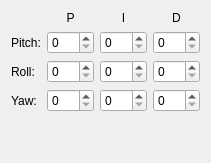
      <widget class="QWidget" name="tabStabilization">
       <attribute name="title">
        <string>Stabilization</string>
       </attribute>
       <layout class="QGridLayout" name="gridLayout">
        <item row="4" column="0">
         <widget class="QLabel" name="labelYaw">
          <property name="sizePolicy">
           <sizepolicy hsizetype="Fixed" vsizetype="Preferred">
            <horstretch>0</horstretch>
            <verstretch>0</verstretch>
           </sizepolicy>
          </property>
          <property name="text">
           <string>Yaw:</string>
          </property>
          <property name="textFormat">
           <enum>Qt::PlainText</enum>
          </property>
         </widget>
        </item>
        <item row="5" column="0">
         <spacer name="verticalSpacer">
          <property name="orientation">
           <enum>Qt::Vertical</enum>
          </property>
          <property name="sizeHint" stdset="0">
           <size>
            <width>10</width>
            <height>40</height>
           </size>
          </property>
         </spacer>
        </item>
        <item row="4" column="3">
         <widget class="QSpinBox" name="spinYaw_D">
          <property name="accelerated">
           <bool>true</bool>
          </property>
          <property name="maximum">
           <number>255</number>
          </property>
         </widget>
        </item>
        <item row="4" column="1">
         <widget class="QSpinBox" name="spinYaw_P">
          <property name="accelerated">
           <bool>true</bool>
          </property>
          <property name="maximum">
           <number>255</number>
          </property>
         </widget>
        </item>
        <item row="0" column="1">
         <widget class="QLabel" name="labelP">
          <property name="toolTip">
           <string>Proportional (depends on current error)</string>
          </property>
          <property name="frameShape">
           <enum>QFrame::NoFrame</enum>
          </property>
          <property name="text">
           <string>P</string>
          </property>
          <property name="textFormat">
           <enum>Qt::PlainText</enum>
          </property>
          <property name="alignment">
           <set>Qt::AlignCenter</set>
          </property>
         </widget>
        </item>
        <item row="0" column="2">
         <widget class="QLabel" name="labelI">
          <property name="toolTip">
           <string>Integral (accumulation of past errors)</string>
          </property>
          <property name="text">
           <string>I</string>
          </property>
          <property name="textFormat">
           <enum>Qt::PlainText</enum>
          </property>
          <property name="alignment">
           <set>Qt::AlignCenter</set>
          </property>
         </widget>
        </item>
        <item row="4" column="2">
         <widget class="QSpinBox" name="spinYaw_I">
          <property name="accelerated">
           <bool>true</bool>
          </property>
          <property name="maximum">
           <number>255</number>
          </property>
         </widget>
        </item>
        <item row="0" column="3">
         <widget class="QLabel" name="labelD">
          <property name="toolTip">
           <string>Derivative (prediction of future errors, based on current rate of change)</string>
          </property>
          <property name="text">
           <string>D</string>
          </property>
          <property name="textFormat">
           <enum>Qt::PlainText</enum>
          </property>
          <property name="alignment">
           <set>Qt::AlignCenter</set>
          </property>
         </widget>
        </item>
        <item row="3" column="0">
         <widget class="QLabel" name="labelRoll">
          <property name="sizePolicy">
           <sizepolicy hsizetype="Fixed" vsizetype="Preferred">
            <horstretch>0</horstretch>
            <verstretch>0</verstretch>
           </sizepolicy>
          </property>
          <property name="text">
           <string>Roll:</string>
          </property>
          <property name="textFormat">
           <enum>Qt::PlainText</enum>
          </property>
         </widget>
        </item>
        <item row="2" column="0">
         <widget class="QLabel" name="labelPitch">
          <property name="sizePolicy">
           <sizepolicy hsizetype="Fixed" vsizetype="Preferred">
            <horstretch>0</horstretch>
            <verstretch>0</verstretch>
           </sizepolicy>
          </property>
          <property name="text">
           <string>Pitch:</string>
          </property>
          <property name="textFormat">
           <enum>Qt::PlainText</enum>
          </property>
         </widget>
        </item>
        <item row="3" column="1">
         <widget class="QSpinBox" name="spinRoll_P">
          <property name="accelerated">
           <bool>true</bool>
          </property>
          <property name="maximum">
           <number>255</number>
          </property>
         </widget>
        </item>
        <item row="3" column="2">
         <widget class="QSpinBox" name="spinRoll_I">
          <property name="accelerated">
           <bool>true</bool>
          </property>
          <property name="maximum">
           <number>255</number>
          </property>
         </widget>
        </item>
        <item row="3" column="3">
         <widget class="QSpinBox" name="spinRoll_D">
          <property name="accelerated">
           <bool>true</bool>
          </property>
          <property name="maximum">
           <number>255</number>
          </property>
         </widget>
        </item>
        <item row="2" column="1">
         <widget class="QSpinBox" name="spinPitch_P">
          <property name="accelerated">
           <bool>true</bool>
          </property>
          <property name="maximum">
           <number>255</number>
          </property>
         </widget>
        </item>
        <item row="2" column="2">
         <widget class="QSpinBox" name="spinPitch_I">
          <property name="accelerated">
           <bool>true</bool>
          </property>
          <property name="maximum">
           <number>255</number>
          </property>
         </widget>
        </item>
        <item row="2" column="3">
         <widget class="QSpinBox" name="spinPitch_D">
          <property name="accelerated">
           <bool>true</bool>
          </property>
          <property name="maximum">
           <number>255</number>
          </property>
         </widget>
        </item>
       </layout>
      </widget>
